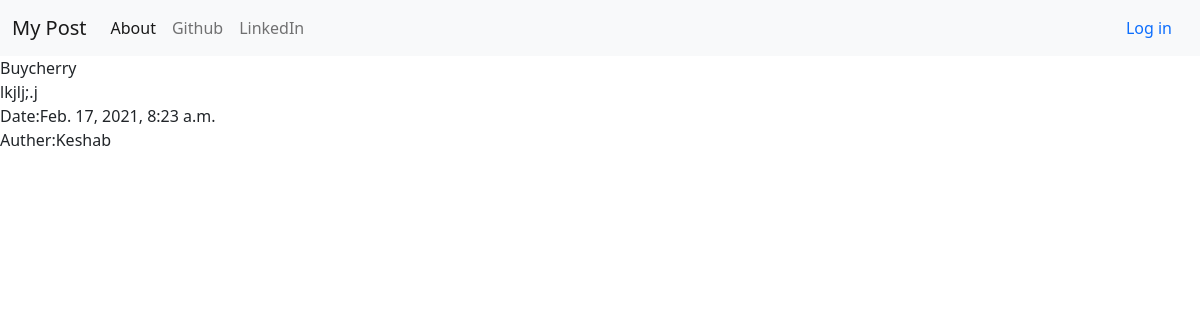
The page /blog/7 on the database its author committed.
### blog/models.py (models this page shows, shortened)
class Post(models.Model):
    title = models.CharField(max_length=200)
    text = models.TextField()
    created_date = models.DateTimeField(default=timezone.now)
    published_date=models.DateTimeField(null=True)
    auther= models.ForeignKey(User,on_delete=models.CASCADE)

### blog/views.py (the view, shortened to what this page needs)
# urls.py: path('blog/<int:blog_id>',views.viewpost,name='viewpost'),
def viewpost(request,blog_id):
    post=get_object_or_404(Post,pk=blog_id)
    if request.method=="GET":
        todoform=PostForm(instance= post)
        return render(request,'blog/viewpost.html',{'post':post,'postform':todoform})

### blog/templates/blog/viewpost.html (shortened to what this page needs)
{% extends "blog/base.html" %}
{%  block content %}
 {% if user.is_authenticated %}
<form method="POST">
{% csrf_token %}
{{postform.as_p}}
<button type="submit">Save</button>
</form>
</form>
<form method="POST" action="{% url 'deletepost' post.id %}">
{% csrf_token %}
<button type="submit">Delete</button>
</form>
{% else %}
{{post.title}}<br>
{{post.text}}<br>
Date:{{post.created_date}}<br>
Auther:{{post.auther}}
{% endif %}
{% endblock %}

### rows shown on the page
Post: title "Buycherry", text "lkjlj;.j", created_date "Feb. 17, 2021, 8:23 a.m.", auther "Keshab"
